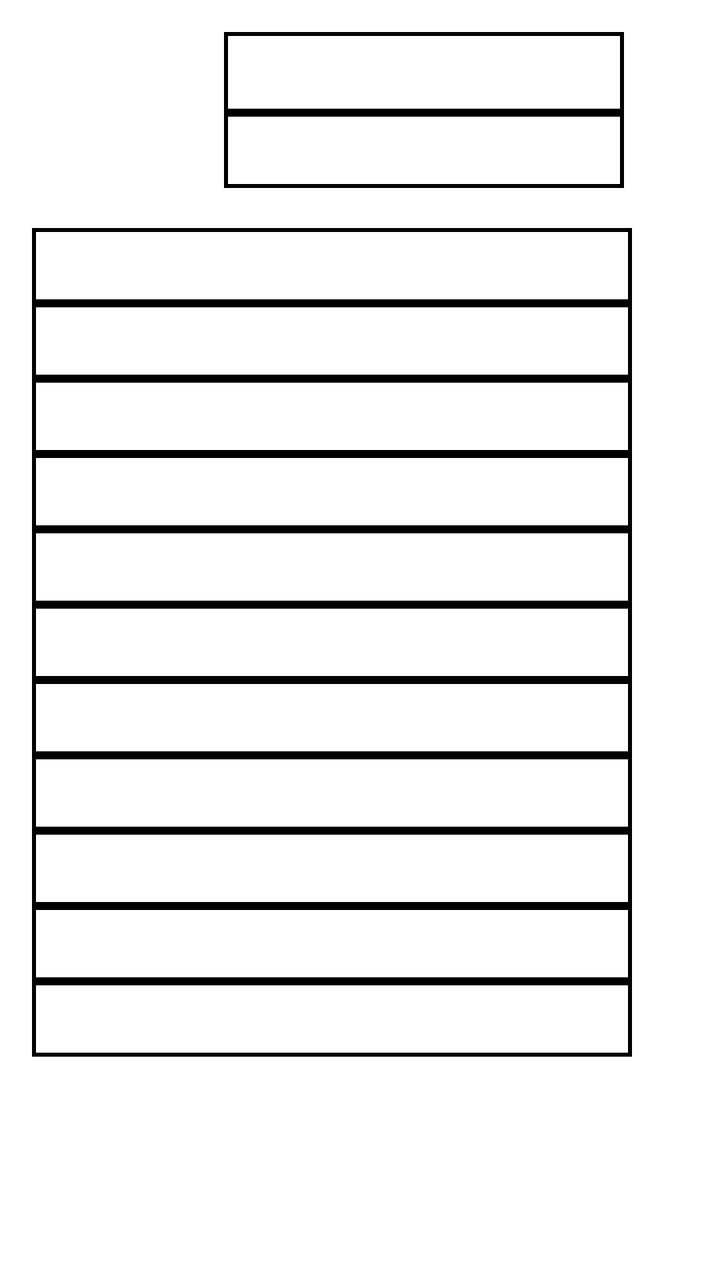
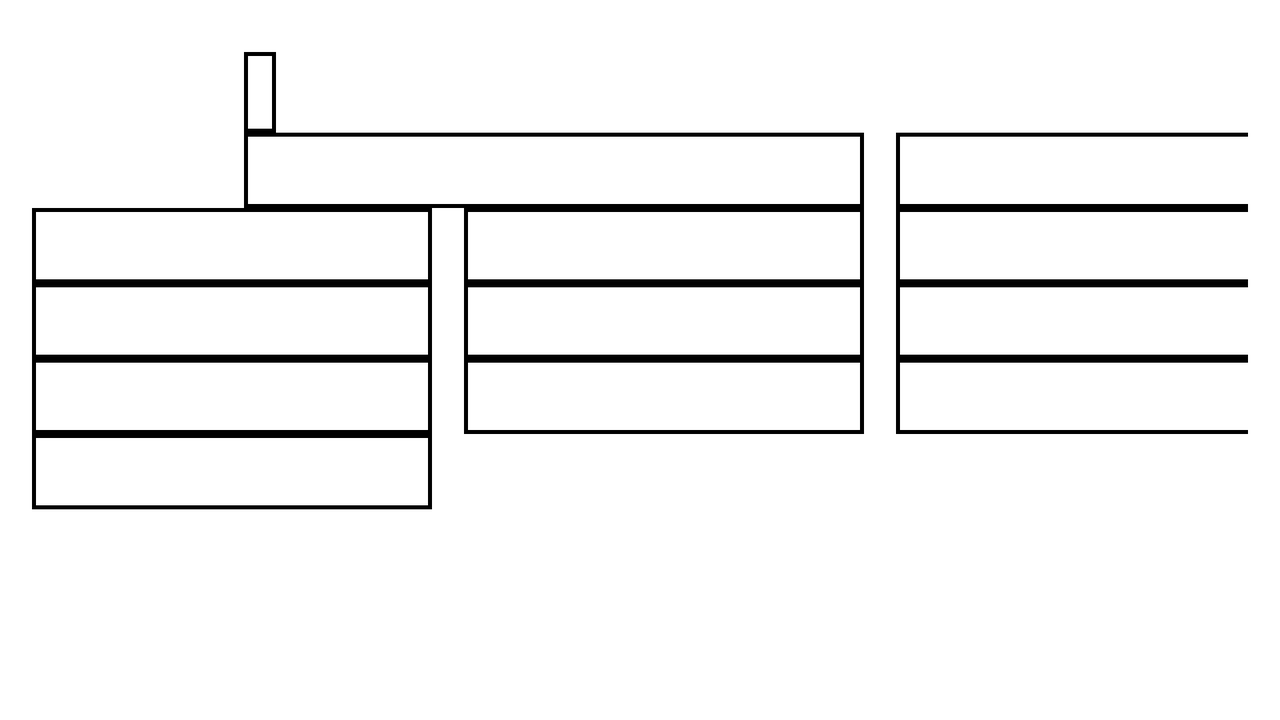

The same Android screen from two of the app's own layout files: first res/layout/ as a phone draws it, then the author's variant for another configuration, drawn on a device whose configuration selects that folder. Both files follow.
<!-- AndroidManifest.xml: application theme Theme.SoulApp -->
<!-- res/layout/food_facts_layout.xml -->
<?xml version="1.0" encoding="utf-8"?>

<androidx.constraintlayout.widget.ConstraintLayout xmlns:android="http://schemas.android.com/apk/res/android"
    xmlns:app="http://schemas.android.com/apk/res-auto"
    android:theme="@style/Theme.SoulApp"
    android:layout_width="match_parent"
    android:layout_height="wrap_content"
    android:textColor="@color/black"
    android:padding="16dp">

    <ImageView
        android:id="@+id/food_image"
        android:layout_width="80dp"
        android:layout_height="80dp"
        android:scaleType="centerCrop"
        app:layout_constraintStart_toStartOf="parent"
        app:layout_constraintTop_toTopOf="parent" />

    <TextView
        android:id="@+id/food_name"
        android:textColor="@color/black"
        android:layout_width="200dp"
        android:layout_height="wrap_content"
        android:textSize="18sp"
        android:textStyle="bold"
        android:padding="8dp"
        android:background="@drawable/item_not_selected"
        app:layout_constraintTop_toTopOf="@id/food_image"
        app:layout_constraintStart_toEndOf="@id/food_image"
        android:layout_marginStart="16dp" />

    <TextView
        android:id="@+id/serving_qty"
        android:textColor="@color/black"
        android:layout_width="200dp"
        android:layout_height="wrap_content"
        android:textSize="16sp"
        android:padding="8dp"
        android:background="@drawable/item_not_selected"
        app:layout_constraintTop_toBottomOf="@id/food_name"
        app:layout_constraintStart_toStartOf="@id/food_name" />

    <TextView
        android:id="@+id/serving_unit"
        android:textColor="@color/black"
        android:layout_width="300dp"
        android:layout_height="wrap_content"
        android:textSize="16sp"
        android:layout_marginTop="20dp"
        android:padding="8dp"
        android:background="@drawable/item_not_selected"
        app:layout_constraintTop_toBottomOf="@id/serving_qty"
        app:layout_constraintStart_toStartOf="parent" />

    <TextView
        android:id="@+id/grams"
        android:textColor="@color/black"
        android:layout_width="300dp"
        android:layout_height="wrap_content"
        android:textSize="16sp"
        android:padding="8dp"
        android:background="@drawable/item_not_selected"
        app:layout_constraintTop_toBottomOf="@id/serving_unit"
        app:layout_constraintStart_toStartOf="@id/serving_unit" />

    <TextView
        android:id="@+id/calories"
        android:textColor="@color/black"
        android:layout_width="300dp"
        android:layout_height="wrap_content"
        android:textSize="16sp"
        android:padding="8dp"
        android:background="@drawable/item_not_selected"
        app:layout_constraintTop_toBottomOf="@id/grams"
        app:layout_constraintStart_toStartOf="@id/grams" />


    <TextView
        android:id="@+id/tot_fat"
        android:textColor="@color/black"
        android:layout_width="300dp"
        android:layout_height="wrap_content"
        android:textSize="16sp"
        android:padding="8dp"
        android:background="@drawable/item_not_selected"
        app:layout_constraintTop_toBottomOf="@id/calories"
        app:layout_constraintStart_toStartOf="@id/calories" />
    <TextView
        android:id="@+id/sat_fat"
        android:textColor="@color/black"
        android:layout_width="300dp"
        android:layout_height="wrap_content"
        android:textSize="16sp"
        android:padding="8dp"
        android:background="@drawable/item_not_selected"
        app:layout_constraintTop_toBottomOf="@id/tot_fat"
        app:layout_constraintStart_toStartOf="@id/tot_fat" />
    <TextView
        android:id="@+id/cholesterol"
        android:textColor="@color/black"
        android:layout_width="300dp"
        android:layout_height="wrap_content"
        android:textSize="16sp"
        android:padding="8dp"
        android:background="@drawable/item_not_selected"
        app:layout_constraintTop_toBottomOf="@id/sat_fat"
        app:layout_constraintStart_toStartOf="@id/sat_fat" />
    <TextView
        android:id="@+id/sodium"
        android:textColor="@color/black"
        android:layout_width="300dp"
        android:layout_height="wrap_content"
        android:textSize="16sp"
        android:padding="8dp"
        android:background="@drawable/item_not_selected"
        app:layout_constraintTop_toBottomOf="@id/cholesterol"
        app:layout_constraintStart_toStartOf="@id/cholesterol" />
    <TextView
        android:id="@+id/tot_carbohydrate"
        android:textColor="@color/black"
        android:layout_width="300dp"
        android:layout_height="wrap_content"
        android:textSize="16sp"
        android:padding="8dp"
        android:background="@drawable/item_not_selected"
        app:layout_constraintTop_toBottomOf="@id/sodium"
        app:layout_constraintStart_toStartOf="@id/sodium" />
    <TextView
        android:id="@+id/fiber"
        android:textColor="@color/black"
        android:layout_width="300dp"
        android:layout_height="wrap_content"
        android:textSize="16sp"
        android:padding="8dp"
        android:background="@drawable/item_not_selected"
        app:layout_constraintTop_toBottomOf="@id/tot_carbohydrate"
        app:layout_constraintStart_toStartOf="@id/tot_carbohydrate" />

    <TextView
        android:id="@+id/sugars"
        android:textColor="@color/black"
        android:layout_width="300dp"
        android:layout_height="wrap_content"
        android:textSize="16sp"
        android:padding="8dp"
        android:background="@drawable/item_not_selected"
        app:layout_constraintTop_toBottomOf="@id/fiber"
        app:layout_constraintStart_toStartOf="@id/fiber" />

    <TextView
        android:id="@+id/protein"
        android:layout_width="300dp"
        android:layout_height="wrap_content"
        android:textSize="16sp"
        android:textColor="@color/black"
        android:padding="8dp"
        android:background="@drawable/item_not_selected"
        app:layout_constraintTop_toBottomOf="@id/sugars"
        app:layout_constraintStart_toStartOf="@id/sugars" />



    

</androidx.constraintlayout.widget.ConstraintLayout>
<!-- resources referenced by this layout -->
<resources>
  <color name="black">#FF000000</color>
  <!-- drawable item_not_selected (drawable) -->
  <?xml version="1.0" encoding="utf-8"?>
  
  <shape xmlns:android="http://schemas.android.com/apk/res/android">
      <solid android:color="@android:color/transparent"/> 
      <stroke
          android:width="2dp"
          android:color="@android:color/black"/>
      <padding android:left="8dp" android:top="8dp" android:right="8dp" android:bottom="8dp"/>
  </shape>
  <!-- from res/values-v29/ -->
  <style name="Theme.SoulApp" parent="Theme.MaterialComponents.Light">
  
          <item name="android:forceDarkAllowed">false</item>
          <item name="colorPrimary">@color/purple</item> 
          <item name="colorPrimaryVariant">@color/dark_purple</item> 
          <item name="colorOnPrimary">@color/cream</item> 
  
          <item name="colorSecondary">@color/medium_green</item> 
          <item name="colorSecondaryVariant">@color/dark_green</item>
          <item name="colorOnSecondary">@color/cream</item>
  
          <item name="android:statusBarColor">@color/dark_purple</item>
          <item name="android:textColorPrimary">?attr/colorOnPrimary</item>
  
      </style>
  <color name="purple">#7C5E81</color>
  <color name="dark_purple">#59435D</color>
  <color name="cream">#Fbf5e9</color>
  <color name="medium_green">#8fae91</color>
  <color name="dark_green">#778d7a</color>
</resources>
<!-- res/layout-land/food_facts_layout.xml (the author's variant of the layout above) -->
<!-- drawn on the phone turned sideways -->
<?xml version="1.0" encoding="utf-8"?>

<androidx.constraintlayout.widget.ConstraintLayout xmlns:android="http://schemas.android.com/apk/res/android"
    xmlns:app="http://schemas.android.com/apk/res-auto"
    android:theme="@style/Theme.SoulApp"
    android:layout_width="match_parent"
    android:layout_height="wrap_content"
    android:textColor="@color/black"
    android:padding="16dp">

    <ImageView
        android:id="@+id/food_image"
        android:layout_width="80dp"
        android:layout_height="80dp"
        android:scaleType="centerCrop"
        android:layout_margin="10dp"
        app:layout_constraintStart_toStartOf="parent"
        app:layout_constraintTop_toTopOf="parent" />

    <TextView
        android:id="@+id/food_name"
        android:textColor="@color/black"
        android:layout_width="wrap_content"
        android:layout_height="wrap_content"
        android:textSize="18sp"
        android:textStyle="bold"
        android:padding="8dp"
        android:background="@drawable/item_not_selected"
        app:layout_constraintTop_toTopOf="@id/food_image"
        app:layout_constraintStart_toEndOf="@id/food_image"
        android:layout_marginStart="16dp" />

    <TextView
        android:id="@+id/serving_qty"
        android:layout_width="310dp"
        android:layout_height="wrap_content"
        android:background="@drawable/item_not_selected"
        android:padding="8dp"
        android:textColor="@color/black"
        android:textSize="16sp"
        app:layout_constraintStart_toStartOf="@id/food_name"
        app:layout_constraintTop_toBottomOf="@id/food_name" />

    <TextView
        android:id="@+id/serving_unit"
        android:textColor="@color/black"
        android:layout_width="200dp"
        android:layout_height="wrap_content"
        android:textSize="16sp"
        android:padding="8dp"
        android:background="@drawable/item_not_selected"
        app:layout_constraintTop_toBottomOf="@id/food_name"
        app:layout_constraintStart_toEndOf="@id/serving_qty"
        android:layout_marginStart="16dp" />

    
    <TextView
        android:id="@+id/grams"
        android:textColor="@color/black"
        android:layout_width="200dp"
        android:layout_height="wrap_content"
        android:textSize="16sp"
        android:padding="8dp"
        android:background="@drawable/item_not_selected"
        app:layout_constraintTop_toBottomOf="@id/serving_unit"
        app:layout_constraintStart_toStartOf="parent" />

    <TextView
        android:id="@+id/calories"
        android:textColor="@color/black"
        android:layout_width="200dp"
        android:layout_height="wrap_content"
        android:textSize="16sp"
        android:padding="8dp"
        android:background="@drawable/item_not_selected"
        app:layout_constraintTop_toBottomOf="@id/serving_unit"
        app:layout_constraintStart_toEndOf="@id/grams"
        android:layout_marginStart="16dp" />

    <TextView
        android:id="@+id/tot_fat"
        android:textColor="@color/black"
        android:layout_width="200dp"
        android:layout_height="wrap_content"
        android:textSize="16sp"
        android:padding="8dp"
        android:background="@drawable/item_not_selected"
        app:layout_constraintTop_toBottomOf="@id/serving_unit"
        app:layout_constraintStart_toEndOf="@id/calories"
        android:layout_marginStart="16dp" />

    
    <TextView
        android:id="@+id/sat_fat"
        android:textColor="@color/black"
        android:layout_width="200dp"
        android:layout_height="wrap_content"
        android:textSize="16sp"
        android:padding="8dp"
        android:background="@drawable/item_not_selected"
        app:layout_constraintTop_toBottomOf="@id/grams"
        app:layout_constraintStart_toStartOf="parent" />

    <TextView
        android:id="@+id/cholesterol"
        android:textColor="@color/black"
        android:layout_width="200dp"
        android:layout_height="wrap_content"
        android:textSize="16sp"
        android:padding="8dp"
        android:background="@drawable/item_not_selected"
        app:layout_constraintTop_toBottomOf="@id/grams"
        app:layout_constraintStart_toEndOf="@id/sat_fat"
        android:layout_marginStart="16dp" />

    <TextView
        android:id="@+id/sodium"
        android:textColor="@color/black"
        android:layout_width="200dp"
        android:layout_height="wrap_content"
        android:textSize="16sp"
        android:padding="8dp"
        android:background="@drawable/item_not_selected"
        app:layout_constraintTop_toBottomOf="@id/grams"
        app:layout_constraintStart_toEndOf="@id/cholesterol"
        android:layout_marginStart="16dp" />

    
    <TextView
        android:id="@+id/tot_carbohydrate"
        android:textColor="@color/black"
        android:layout_width="200dp"
        android:layout_height="wrap_content"
        android:textSize="16sp"
        android:padding="8dp"
        android:background="@drawable/item_not_selected"
        app:layout_constraintTop_toBottomOf="@id/sat_fat"
        app:layout_constraintStart_toStartOf="parent" />

    <TextView
        android:id="@+id/fiber"
        android:textColor="@color/black"
        android:layout_width="200dp"
        android:layout_height="wrap_content"
        android:textSize="16sp"
        android:padding="8dp"
        android:background="@drawable/item_not_selected"
        app:layout_constraintTop_toBottomOf="@id/sat_fat"
        app:layout_constraintStart_toEndOf="@id/tot_carbohydrate"
        android:layout_marginStart="16dp" />

    <TextView
        android:id="@+id/sugars"
        android:textColor="@color/black"
        android:layout_width="200dp"
        android:layout_height="wrap_content"
        android:textSize="16sp"
        android:padding="8dp"
        android:background="@drawable/item_not_selected"
        app:layout_constraintTop_toBottomOf="@id/sat_fat"
        app:layout_constraintStart_toEndOf="@id/fiber"
        android:layout_marginStart="16dp" />

    
    <TextView
        android:id="@+id/protein"
        android:layout_width="200dp"
        android:layout_height="wrap_content"
        android:textSize="16sp"
        android:textColor="@color/black"
        android:padding="8dp"
        android:background="@drawable/item_not_selected"
        app:layout_constraintTop_toBottomOf="@id/tot_carbohydrate"
        app:layout_constraintStart_toStartOf="parent" />

</androidx.constraintlayout.widget.ConstraintLayout>
